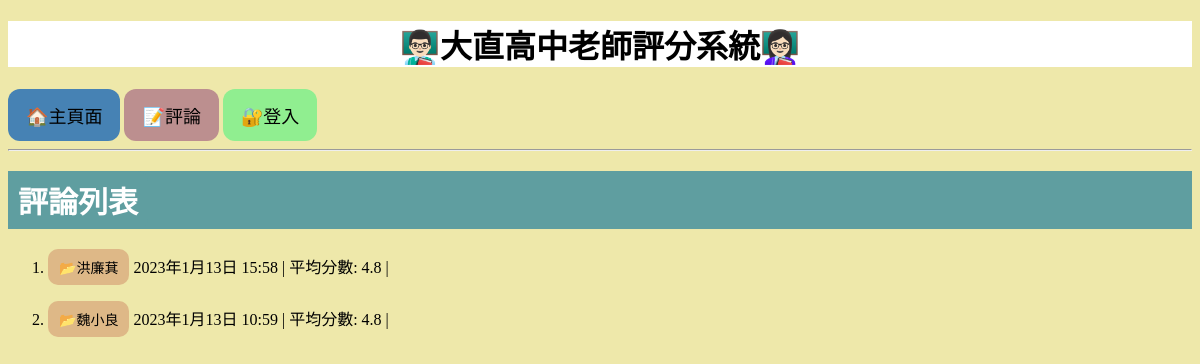
The page /message/ on the database as committed earlier.
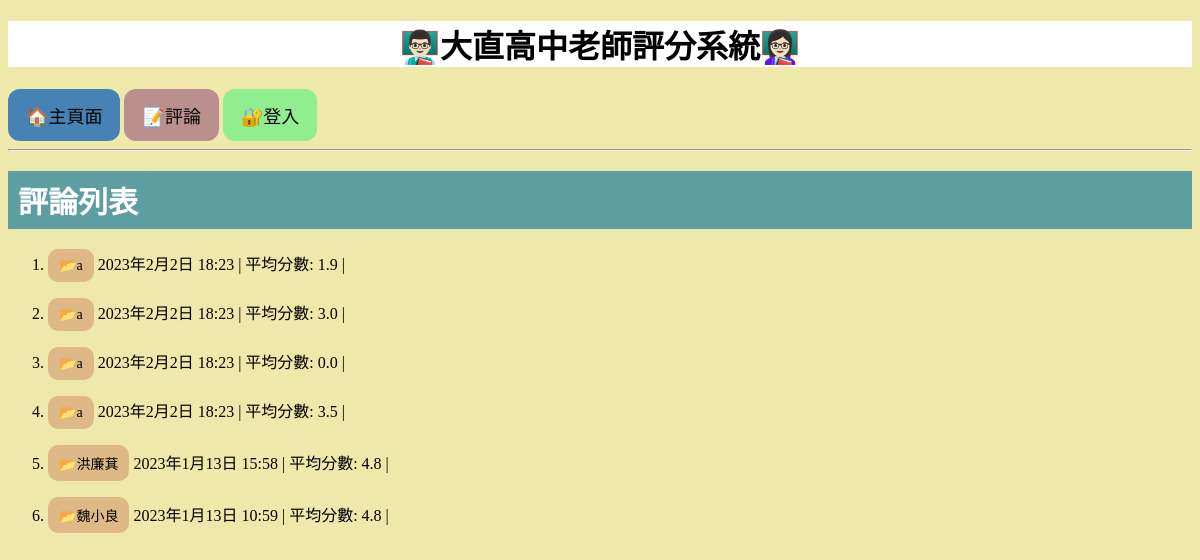
The same page on the database as committed later.
### web/models.py (models this page shows, shortened)
class Message(models.Model):
    user = models.CharField("老師名字", max_length = 20)
    subject = models.CharField("專業", max_length = 10)
    content = models.TextField("評論")
    publication_date = models.DateTimeField("時間",auto_now_add=True)

### web/views.py (the view)
# urls.py: path('', MessageList.as_view(), name= 'msg_list'),
class MessageList(ListView):
    model = Message
    ordering = ['-id'] #change -id into -score
    def get_context_data(self, **kwargs):
        ctx = super().get_context_data(**kwargs)
        for msg in ctx['message_list']:
            score = 0
            expense_list = Expense.objects.filter(target=msg.id)
            if expense_list.exists():
                for exp in expense_list:
                    score += exp.score
                msg.score = round(score / len(expense_list), 1)
            else:
                msg.score = "尚未有人評分"
        return ctx

### web/templates/web/message_list.html (shortened to what this page needs)
{% extends "base.html" %}
{% block content %}
<h2><a href = "https://youtu.be/6CCBSaveJs8" class = button8>評論列表</a></h2>
<ol>
    {% for message in message_list %}
      <li>
        <a href = "{% url 'msg_view' message.id %}" class = button4>📂{{ message.user }}</a>
        {{ message.publication_date }}
        |
        平均分數: {{ message.score }}
        |
      </li>
    {% endfor %}
</ol>
{% endblock content %}

### web/templates/base.html (shortened to what this page needs)
<!DOCTYPE html>
<html lang="en">
<head>
    <link rel="stylesheet" href="/static/style.css">
</head>
<body>
    <h1>👨🏻‍🏫大直高中老師評分系統👩🏻‍🏫</h1>
    <div>
        <a href = '/' class = button1>🏠主頁面</a>
        <a href = "{% url 'msg_create' %}" class = button2>📝評論</a>
        {% if user.is_authenticated %}
            <a href="{% url 'logout' %}" class = button3>🔒登出</a> <a href = "https://www.instagram.com/johnny950414/" class = button9>身分👤:{{ user.username }}</a>
        {% else %}
            <a href="{% url 'login' %}"  class = button3>🔐登入</a>
        {% endif %}
    </div>
    <hr>
    <div>
        {% block content %}{% endblock content %}
    </div>
</body>
</html>

### static/style.css (style rules this page uses)
body { background-color: palegoldenrod; }
h1 { color: black; background-color: white; text-align: center }
h2 { background-color: cadetblue; }
div { border-color: black; }
.button1 { background-color: steelblue; border: none; color: black; padding: 13px 18px; text-align: center; text-decoration: none; display: inline-block; border-radius: 12px; font-size: 18px; transition-duration: 0.4s; }
.button2 { background-color: rosybrown; border: none; color: black; padding: 13px 18px; text-align: center; text-decoration: none; display: inline-block; border-radius: 12px; font-size: 18px; transition-duration: 0.4s; }
.button3 { background-color: lightgreen; border: none; color: black; padding: 13px 18px; text-align: center; text-decoration: none; display: inline-block; border-radius: 12px; font-size: 18px; transition-duration: 0.4s; }
.button4 { background-color: burlywood; border: none; color: black; padding: 8px 11px; text-align: center; text-decoration: none; display: inline-block; border-radius: 10px; font-size: 14px; transition-duration: 0.4s; }
.button8 { background-color: cadetblue; border: none; color: white; padding: 7px 10px; text-align: center; text-decoration: none; display: inline-block; border-radius: 10px; font-size: 30px; transition-duration: 0.4s; }

Rows that differ between the two databases and show on the page:
added Message: user "a", publication_date "2023年2月2日 18:23", score "1.9"
added Message: user "a", publication_date "2023年2月2日 18:23", score "3.0"
added Message: user "a", publication_date "2023年2月2日 18:23", score "0.0"
added Message: user "a", publication_date "2023年2月2日 18:23", score "3.5"
